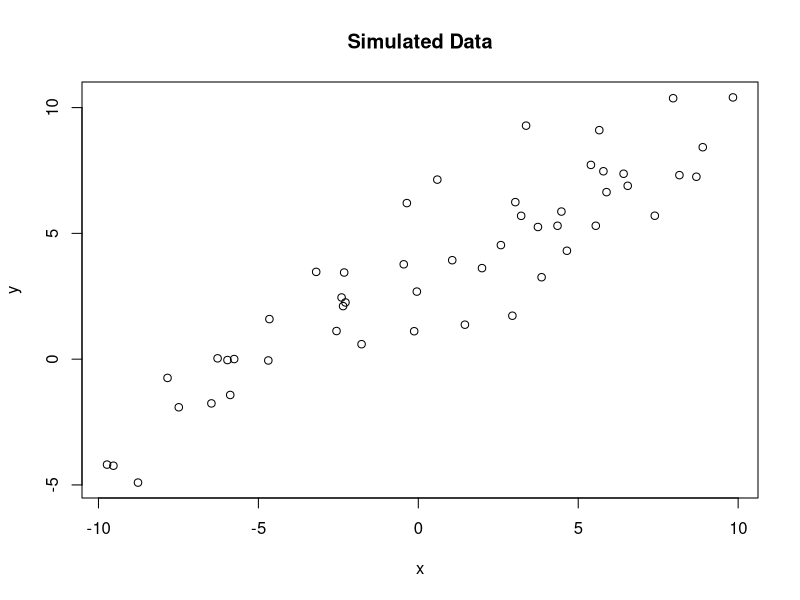
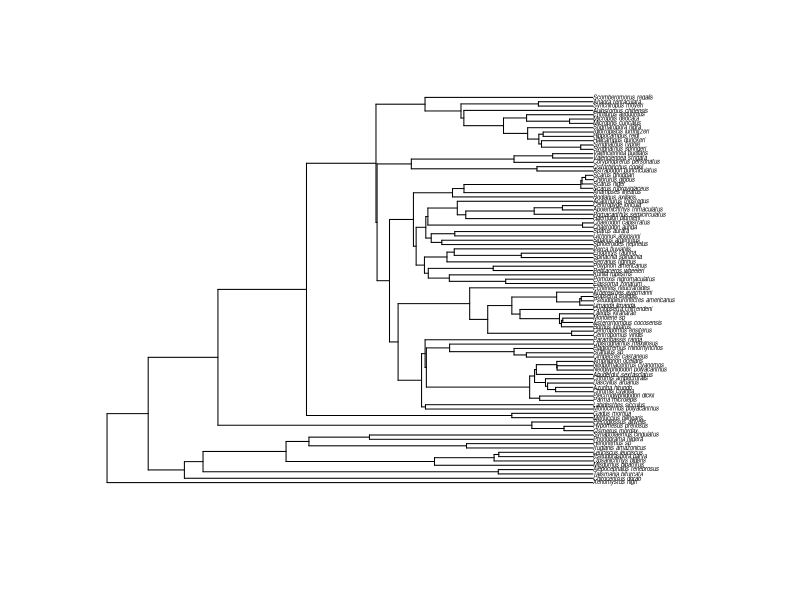
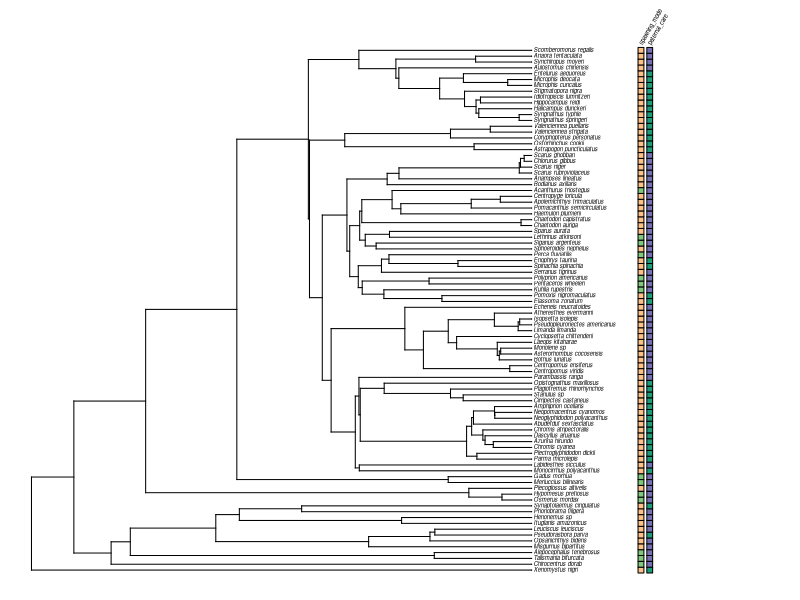
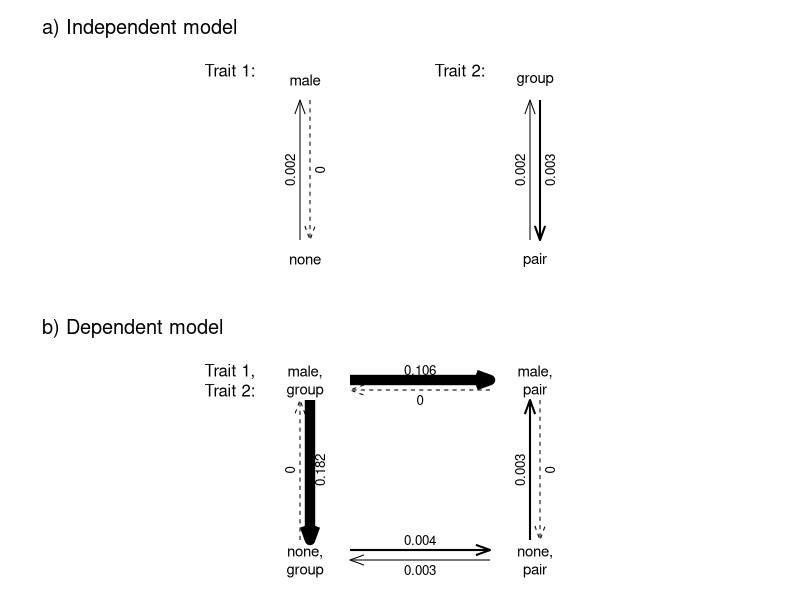

Reproduce these figures in R, in order.
## ---- chunk 1
set.seed(1)
n <- 50 # Number of data points
m <- 0.63 # Slope of the regression
b <- 3 # Intercept
sig2 <- 3 # Variance of the normal error
x <- runif(n, -10, 10) # Simulate predictor variable
y <- m*x + b + rnorm(n, 0, sqrt(sig2)) # Simulate response variable with noise
plot(x, y, main="Simulated Data") # Plot the simulated data
## ---- chunk 2
lm1 <- lm(y ~ x) # Fit linear regression
summary(lm1) # Summarize the model fit
## ---- chunk 3
logL_fx_full <- function(parameters, x, y){
  m <- parameters[1] # Slope
  b <- parameters[2] # Intercept
  sig2 <- parameters[3] # Variance
  expected_values <- m * x + b
  residuals <- y - expected_values
  logL <- sum(dnorm(residuals, 0, sqrt(sig2), log=TRUE)) # Log-likelihood
  return(logL)
}

logL_fx_0.67 <- function(parameters, x, y){
  m <- 0.67 # Fixed slope
  b <- parameters[1] # Intercept
  sig2 <- parameters[2] # Variance
  expected_values <- m * x + b
  residuals <- y - expected_values
  logL <- sum(dnorm(residuals, 0, sqrt(sig2), log=TRUE)) # Log-likelihood
  return(logL)
}

logL_fx_0.75 <- function(parameters, x, y){
  m <- 0.75 # Fixed slope
  b <- parameters[1] # Intercept
  sig2 <- parameters[2] # Variance
  expected_values <- m * x + b
  residuals <- y - expected_values
  logL <- sum(dnorm(residuals, 0, sqrt(sig2), log=TRUE)) # Log-likelihood
  return(logL)
}
## ---- chunk 4
starting_values_full <- c(0, 0, 1) # Initial parameter guesses (slope, intercept, variance)
starting_values_reduced <- c(0, 1) # Initial guesses for the reduced models (intercept, variance)
fit_full <- optim(par=starting_values_full, fn=logL_fx_full, control=list(fnscale=-1), x=x, y=y)
fit_0.67 <- optim(par=starting_values_reduced, fn=logL_fx_0.67, control=list(fnscale=-1), x=x, y=y)
fit_0.75 <- optim(par=starting_values_reduced, fn=logL_fx_0.75, control=list(fnscale=-1), x=x, y=y)
## ---- chunk 5
## Likelihood Ratio Test (LRT)
LR_0.67 <- -2*(fit_0.67$value - fit_full$value) # LRT for slope = 0.67
LR_0.75 <- -2*(fit_0.75$value - fit_full$value) # LRT for slope = 0.75
p_0.67 <- 1 - pchisq(LR_0.67, df=1) # p-value for slope = 0.67
p_0.75 <- 1 - pchisq(LR_0.75, df=1) # p-value for slope = 0.75
c("LRT_H0=0.67" = p_0.67, "LRT_H0=0.75" = p_0.75) # Output p-values

## AIC (Akaike Information Criterion)
AIC_full <- 2*3 - 2*fit_full$value # AIC for full model
AIC_0.67 <- 2*2 - 2*fit_0.67$value # AIC for reduced model (slope = 0.67)
AIC_0.75 <- 2*2 - 2*fit_0.75$value # AIC for reduced model (slope = 0.75)
c("AIC_full" = AIC_full, "AIC_0.67" = AIC_0.67, "AIC_0.75" = AIC_0.75)

## BIC (Bayesian Information Criterion)
BIC_full <- 3*log(length(y)) - 2*fit_full$value # BIC for full model
BIC_0.67 <- 2*log(length(y)) - 2*fit_0.67$value # BIC for reduced model (slope = 0.67)
BIC_0.75 <- 2*log(length(y)) - 2*fit_0.75$value # BIC for reduced model (slope = 0.75)
c("BIC_full" = BIC_full, "BIC_0.67" = BIC_0.67, "BIC_0.75" = BIC_0.75)
## ---- chunk 6
# Install phytools package (if not already installed)
install.packages("phytools")
library(phytools)

# Load example data
data(bonyfish.data) # Trait data
data(bonyfish.tree) # Phylogenetic tree
bonyfish.data
bonyfish.tree
## ---- chunk 7
# Plot the phylogenetic tree and trait data
plot(bonyfish.tree, cex=0.35)
plotTree.datamatrix(bonyfish.tree, bonyfish.data, fsize=0.35)
## ---- chunk 8
spawning_mode <- setNames(bonyfish.data$spawning_mode, rownames(bonyfish.data))
paternal_care <- setNames(bonyfish.data$paternal_care, rownames(bonyfish.data))
bonyfish.pagel <- fitPagel(bonyfish.tree, paternal_care, spawning_mode)
## ---- chunk 9
anova(bonyfish.pagel) # Test for a difference between models
plot(bonyfish.pagel, lwd.by.rate=TRUE) # Visualize the model fit
